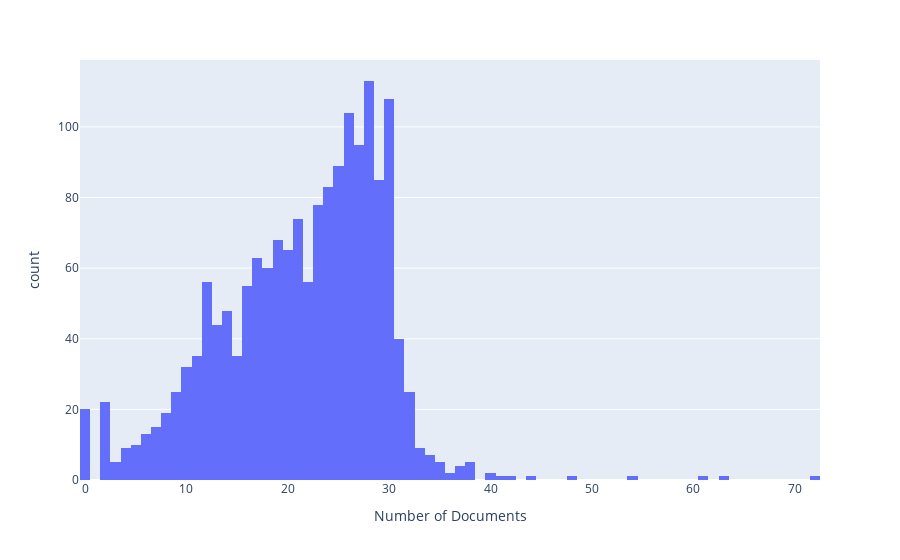

The cell this chart's notebook holds for it:
### Markdown cell above
Word frequency distribution for descriptions of graduate courses

### Code cell
hist_data = [len(x) for x in data_words]
fig = px.histogram(pd.DataFrame(hist_data, columns =['Document Word Frequency']), x="Document Word Frequency",
                  labels={'count':'Number of Words', 'Document Word Frequency':'Number of Documents'})
fig.show()

### Figure 1 — Plotly figure (JSON) as saved in the notebook; plotly's stock layout.template omitted (floating-point values rounded to 4 significant figures; data arrays with more than 128 entries replaced by an {"elided": "..."} marker saying what was removed)
{"data": [{"alignmentgroup": "True", "bingroup": "x", "hoverlabel": {"namelength": 0}, "hovertemplate": "Number of Documents=%{x}<br>count=%{y}", "legendgroup": "", "marker": {"color": "#636efa"}, "name": "", "offsetgroup": "", "orientation": "v", "showlegend": false, "type": "histogram", "x": {"elided": "1691 int values"}, "xaxis": "x", "yaxis": "y"}], "layout": {"barmode": "relative", "legend": {"tracegroupgap": 0}, "margin": {"t": 60}, "xaxis": {"anchor": "y", "domain": [0, 1], "title": {"text": "Number of Documents"}}, "yaxis": {"anchor": "x", "domain": [0, 1], "title": {"text": "count"}}}}
